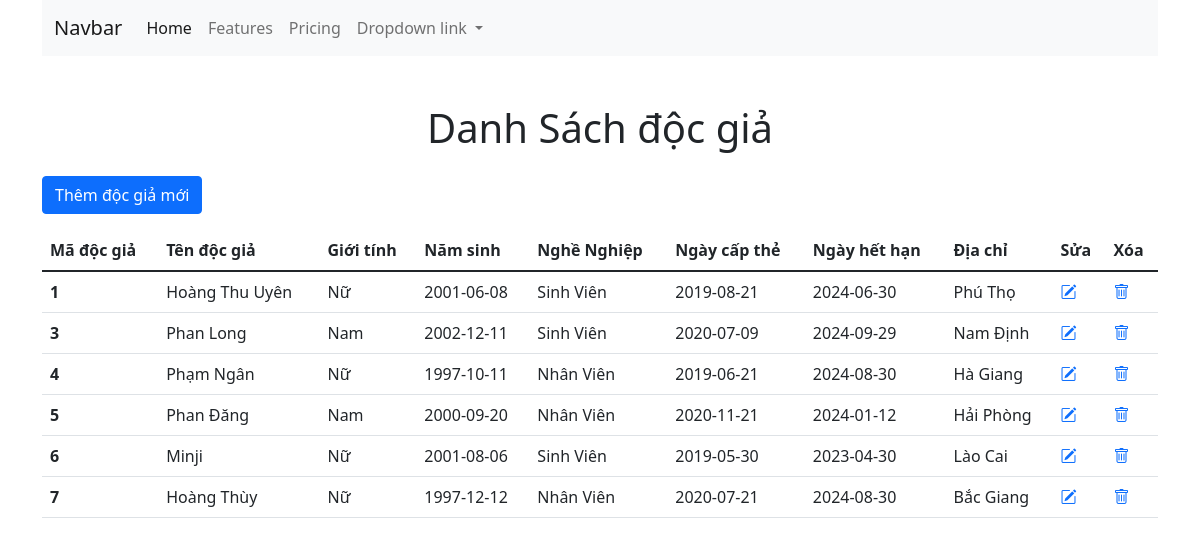
The page / on the database its author committed.
### tables this page shows
CREATE TABLE `docgia` (
  `madg` int(10) NOT NULL,
  `hovaten` varchar(50) NOT NULL,
  `gioitinh` varchar(10) NOT NULL,
  `namsinh` date NOT NULL,
  `nghenghiep` varchar(20) NOT NULL,
  `ngaycapthe` date NOT NULL,
  `ngayhethan` date NOT NULL,
  `diachi` varchar(100) NOT NULL
);

### controller/DocgiaController.php (called while the page is built, shortened)
<?php
require_once 'model/DocgiaModel.php';
class DocgiaController{
    function index(){
        $dgModal = new DocgiaModal();
        $docgia= $dgModal->getAllDocgia();
        require_once 'view/Docgia/index.php';
    }
}
?>

### index.php (called while the page is built, shortened)
<?php
    $action     = isset($_GET['action']) ? $_GET['action'] : 'index';
    $object = new $classController();
    $object->$action();
?>

### model/DocgiaModel.php (called while the page is built, shortened)
<?php
class DocgiaModal{
    public function getAllDocgia(){
        $conn = $this->connectDb();
        $sql = "SELECT * FROM docgia";
        $result = mysqli_query($conn, $sql);
        $arr_docgia = [];
        if(mysqli_num_rows($result)>0){
            $arr_docgia = mysqli_fetch_all($result, MYSQLI_ASSOC);
        }
        return $arr_docgia;
    }
    public function connectDb() {
        $connection = mysqli_connect(DB_HOST, DB_USERNAME, DB_PASSWORD, DB_NAME);
        return $connection;
    }
}
?>

### view/Docgia/index.php (the view)
<?php
require 'view/template/header.php'
?>
<main>
    <div class="container">
        <div class="row">
            <div class="col-md-12 d-flex justify-content-center mb-3">
                <h1>Danh Sách độc giả </h1>
            </div>
            <div class="col-md-12 mb-3">
                <a href="index.php?controller=docgia&action=add"><button class="btn btn-primary">Thêm độc giả mới</button></a>
            </div>
            <div class="col-md-12">
                <table class="table">
                    <thead>
                        <tr>
                            <th scope="col">Mã độc giả</th>
                            <th scope="col">Tên độc giả</th>
                            <th scope="col">Giới tính</th>
                            <th scope="col">Năm sinh</th>
                            <th scope="col">Nghề Nghiệp</th>
                            <th scope="col">Ngày cấp thẻ</th>
                            <th scope="col">Ngày hết hạn</th>
                            <th scope="col">Địa chỉ</th>
                            <th scope="col">Sửa</th>
                            <th scope="col">Xóa</th>
                        </tr>
                    </thead>
                    <tbody>
                        <?php
                        foreach ($docgia as $doc) {
                            $urlEdit =
                            "index.php?controller=docgia&action=edit&dgid=" . $doc['madg'];
                            $urlDelete =
                            "index.php?controller=docgia&action=delete&dgid=" . $doc['madg'];
                        ?>
                            <tr>
                                <th scope="row"><?php echo $doc['madg'] ?></th>
                                <td><?php echo $doc['hovaten'] ?></td>
                                <td><?php echo $doc['gioitinh'] ?></td>
                                <td><?php echo $doc['namsinh'] ?></td>
                                <td><?php echo $doc['nghenghiep'] ?></td>
                                <td><?php echo $doc['ngaycapthe'] ?></td>
                                <td><?php echo $doc['ngayhethan'] ?></td>
                                <td><?php echo $doc['diachi'] ?></td>
                                <td><a href="<?php echo $urlEdit ?>"><i class="bi bi-pencil-square"></i></a></td>
                                <td><a onclick="return confirm('Bạn chắc chắn muốn xóa?')" href="<?php echo $urlDelete ?>"><i class="bi bi-trash"></i></a></td>
                            </tr>
                        <?php
                        }
                        ?>
                    </tbody>
                </table>
            </div>
        </div>
    </div>
</main>

### view/template/header.php (shortened to what this page needs)
<!DOCTYPE html>
<html lang="en">
<head>
    <link href="https://cdn.jsdelivr.net/npm/bootstrap@5.1.3/dist/css/bootstrap.min.css" rel="stylesheet">
    <link rel="stylesheet" href="https://cdn.jsdelivr.net/npm/bootstrap-icons@1.7.2/font/bootstrap-icons.css">
    <link rel="stylesheet" href="assets/css/style.css">
</head>
<body style="background-color: #fff;">
    <div class="container mb-5">
    <nav class="navbar navbar-expand-lg navbar-light bg-light">
  <div class="container-fluid">
    <a class="navbar-brand" href="#">Navbar</a>
    <div class="collapse navbar-collapse" id="navbarNavDropdown">
      <ul class="navbar-nav">
        <li class="nav-item">
          <a class="nav-link active" aria-current="page" href="#">Home</a>
        </li>
        <li class="nav-item">
          <a class="nav-link" href="#">Features</a>
        </li>
        <li class="nav-item">
          <a class="nav-link" href="#">Pricing</a>
        </li>
        <li class="nav-item dropdown">
          <a class="nav-link dropdown-toggle" href="#" id="navbarDropdownMenuLink" role="button" data-bs-toggle="dropdown" aria-expanded="false">
            Dropdown link
          </a>
        </li>
      </ul>
    </div>
  </div>
</nav>
    </div>

### assets/css/style.css (style rules this page uses)
h1 { text-align: center; }

### rows shown on the page
docgia: madg "1", hovaten "Hoàng Thu Uyên", gioitinh "Nữ", namsinh "2001-06-08", nghenghiep "Sinh Viên", ngaycapthe "2019-08-21", ngayhethan "2024-06-30", diachi "Phú Thọ"
docgia: madg "3", hovaten "Phan Long", gioitinh "Nam", namsinh "2002-12-11", nghenghiep "Sinh Viên", ngaycapthe "2020-07-09", ngayhethan "2024-09-29", diachi "Nam Định"
docgia: madg "4", hovaten "Phạm Ngân", gioitinh "Nữ", namsinh "1997-10-11", nghenghiep "Nhân Viên", ngaycapthe "2019-06-21", ngayhethan "2024-08-30", diachi "Hà Giang"
docgia: madg "5", hovaten "Phan Đăng", gioitinh "Nam", namsinh "2000-09-20", nghenghiep "Nhân Viên", ngaycapthe "2020-11-21", ngayhethan "2024-01-12", diachi "Hải Phòng"
docgia: madg "6", hovaten "Minji", gioitinh "Nữ", namsinh "2001-08-06", nghenghiep "Sinh Viên", ngaycapthe "2019-05-30", ngayhethan "2023-04-30", diachi "Lào Cai"
docgia: madg "7", hovaten "Hoàng Thùy", gioitinh "Nữ", namsinh "1997-12-12", nghenghiep "Nhân Viên", ngaycapthe "2020-07-21", ngayhethan "2024-08-30", diachi "Bắc Giang"
